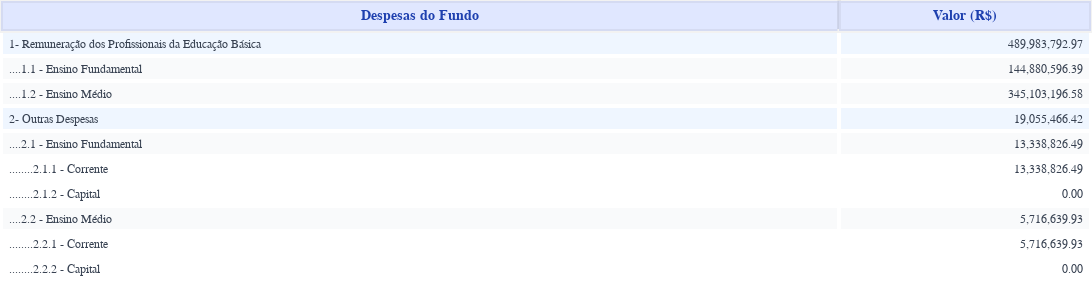

Write notebook code for a chart like this one.
### Code cell
saidas_df_siope = pd.DataFrame(
    {'Despesas do Fundo': [
        '1- Remuneração dos Profissionais da Educação Básica',
        '....1.1 - Ensino Fundamental',
        '....1.2 - Ensino Médio',
        '2- Outras Despesas',
        '....2.1 - Ensino Fundamental',
        '........2.1.1 - Corrente',
        '........2.1.2 - Capital',
        '....2.2 - Ensino Médio',
        '........2.2.1 - Corrente',
        '........2.2.2 - Capital'
    ],
    'Valor (R$)': [
        desp_remu_prof_edu_liquidada,
        desp_remu_prof_edu_liquidada_ens_fundamental,
        desp_remu_prof_edu_liquidada_ens_medio,
        outras_desp_liquidada,
        outras_desp_liquidada_ens_fundamental,
        outras_desp_liquidada_ens_fundamental_corrente,
        outras_desp_liquidada_ens_fundamental_capital,
        outras_desp_liquidada_ens_medio,
        outras_desp_liquidada_ens_medio_corrente,
        outras_desp_liquidada_ens_medio_capital
    ]
    }
)

saidas_df_siope
table_saidas_df_siope = table_chart(
    saidas_df_siope,
    cell_fill_color=['#EFF6FF']+['#F9FAFB']*2+['#EFF6FF']+['#F9FAFB','white','white','#F9FAFB','white','white'],
    columnwidth=[10,3],
    cellheight=25,
    width=1200, 
    height=290)
table_saidas_df_siope.show()
# table_saidas_df_siope.write_image('../2025/Dados_processados/imgs/contabil/tabelas/table_saidas_df_siope.png', width=1200, height=290)

### Figure 1 — Plotly figure (JSON) as saved in the notebook; plotly's stock layout.template omitted (floating-point values rounded to 4 significant figures)
{"data": [{"cells": {"align": ["left", "right"], "fill": {"color": [["#EFF6FF", "#F9FAFB", "#F9FAFB", "#EFF6FF", "#F9FAFB", "white", "white", "#F9FAFB", "white", "white"]]}, "font": {"color": "#374151", "family": "Segoe UI, Arial", "size": 12}, "format": [null, ",.2f"], "height": 25, "line": {"color": "white", "width": 4}, "values": [["1- Remuneração dos Profissionais da Educação Básica", "....1.1 - Ensino Fundamental", "....1.2 - Ensino Médio", "2- Outras Despesas", "....2.1 - Ensino Fundamental", "........2.1.1 - Corrente", "........2.1.2 - Capital", "....2.2 - Ensino Médio", "........2.2.1 - Corrente", "........2.2.2 - Capital"], [490000000.0, 144900000.0, 345100000.0, 19060000.0, 13340000.0, 13340000.0, 0, 5717000.0, 5717000.0, 0]]}, "columnwidth": [10, 3], "header": {"align": "center", "fill": {"color": "rgba(224, 231, 255, 1)"}, "font": {"color": "rgba(30, 64, 175, 1)", "family": "Segoe UI, Arial", "size": 14}, "height": 25, "line": {"color": "rgba(0,0,0,0.05)", "width": 4}, "values": ["<b>Despesas do Fundo</b>", "<b>Valor (R$)</b>"]}, "type": "table"}], "layout": {"height": 290, "margin": {"b": 1, "l": 1, "r": 1, "t": 1}, "paper_bgcolor": "white", "plot_bgcolor": "white", "width": 1200}}
